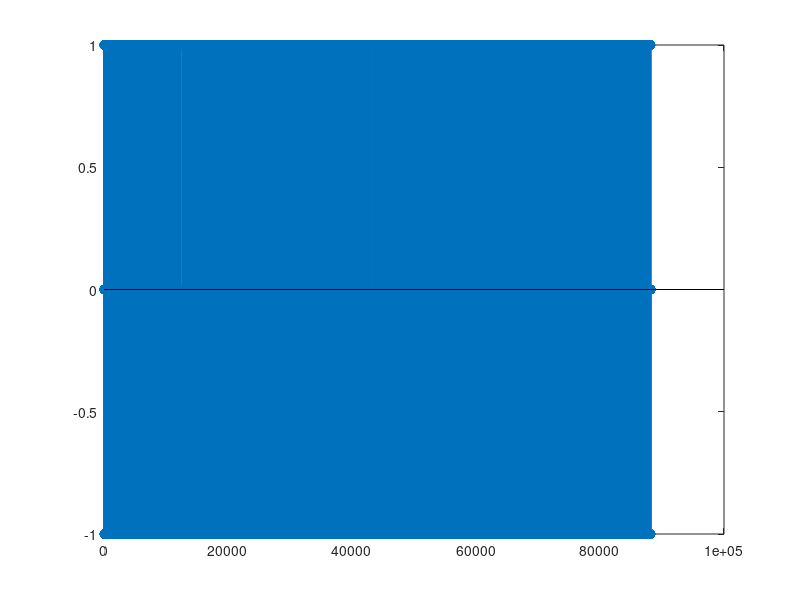

Recreate this plot in MATLAB. (Note: this script raises an error after producing the figure.)
%%%%% ELEC-E5620 Audio Signal Processing Demo Project %%%%%
%%%%% Filtered Velvet Noise Reverberation Algorithm %%%%%
clear all; close all; clc;
addpath('./audio');

%% 1. Velvet noise generation 

fs = 44100;
Nd = 2205;      % Pulse density: pulses/sec
% fs = 100;
% Nd = 5;      % Pulse density: pulses/sec
Td = fs/Nd;     % Avg distance btw impulses, in samples
sec = 2;        % Velvet noise duration
samp = fs*sec;  % Num samples
puls = Nd*sec;   % Num pulses

s = zeros(fs*sec,1);
m = 0:puls-1;   % Pulse counter

k = round(m*Td + rand(size(m))*(Td-1)); % Impulse positions
s(k) = 2*round(rand(size(m)))-1;

%% 2. Dark Velvet noise

% Create dark velvet noise with pulse width
m = 0:puls-1;
w_min = 1;
w_max = round(0.80*Td);
w = round(rand(size(m))*(w_max-w_min) + w_min);
k = round(m*Td + rand(size(m)).*(Td-w));
s_m = 2*round(rand(size(m)))-1;

dvn = zeros(fs*sec,1);
for i = 0:samp-1
    m_ = floor(i/Td)+1;
    n = i+1;
    if k(m_) <= n && n < k(m_) + w(m_)
        dvn(n) = s_m(m_);
    end
end

stem(dvn)

%% Time Varying DVN
clear all; close all; clc;
addpath('./audio')
fs = 44100;
t = 2;
[param_width, param_dens] = createUserInputPlots(t,2205,500);
dvnVarying = makeTimeVaryingDVN(param_width,param_dens,fs,t);

% Exponential decay on time varying DVN
dvnVarying_env = applyExponentialDecay(t, dvnVarying, fs);
figure
plot(dvnVarying_env)

[inSig, ~] = audioread("gunshot_dry.wav");
gunshot_varyingReverb = [conv(inSig(:,1),dvnVarying_env), conv(inSig(:,2),dvnVarying_env)] ;
soundsc(gunshot_varyingReverb,fs);

%% Exponential decay envelope

t60 = 2; % 2 seconds reverberation
dvn_env = applyExponentialDecay(t60, dvn, fs);
plot(dvn_env)

[inSig, ~] = audioread("gunshot_dry.wav");
gunshot_reverb = [conv(inSig(:,1),dvn_env), conv(inSig(:,2),dvn_env)] ;
soundsc(gunshot_reverb,fs);

%% 3. Filtered Velvet Noise FVN Reverberation Algorithm

% FVN reverb algo divides the RIR into short non-overlapping segments and
% approximates each segment as filtered white noise. Velvet noise is used
% instead of standard white noise.

% Block diagram
%

inSig = sweeptone(2);
sweep_reverb = conv(inSig,dvn_env) ;

spectrogram2(dvn,fs);
psd(dvn,fs);

soundsc(sweep_reverb,fs);















